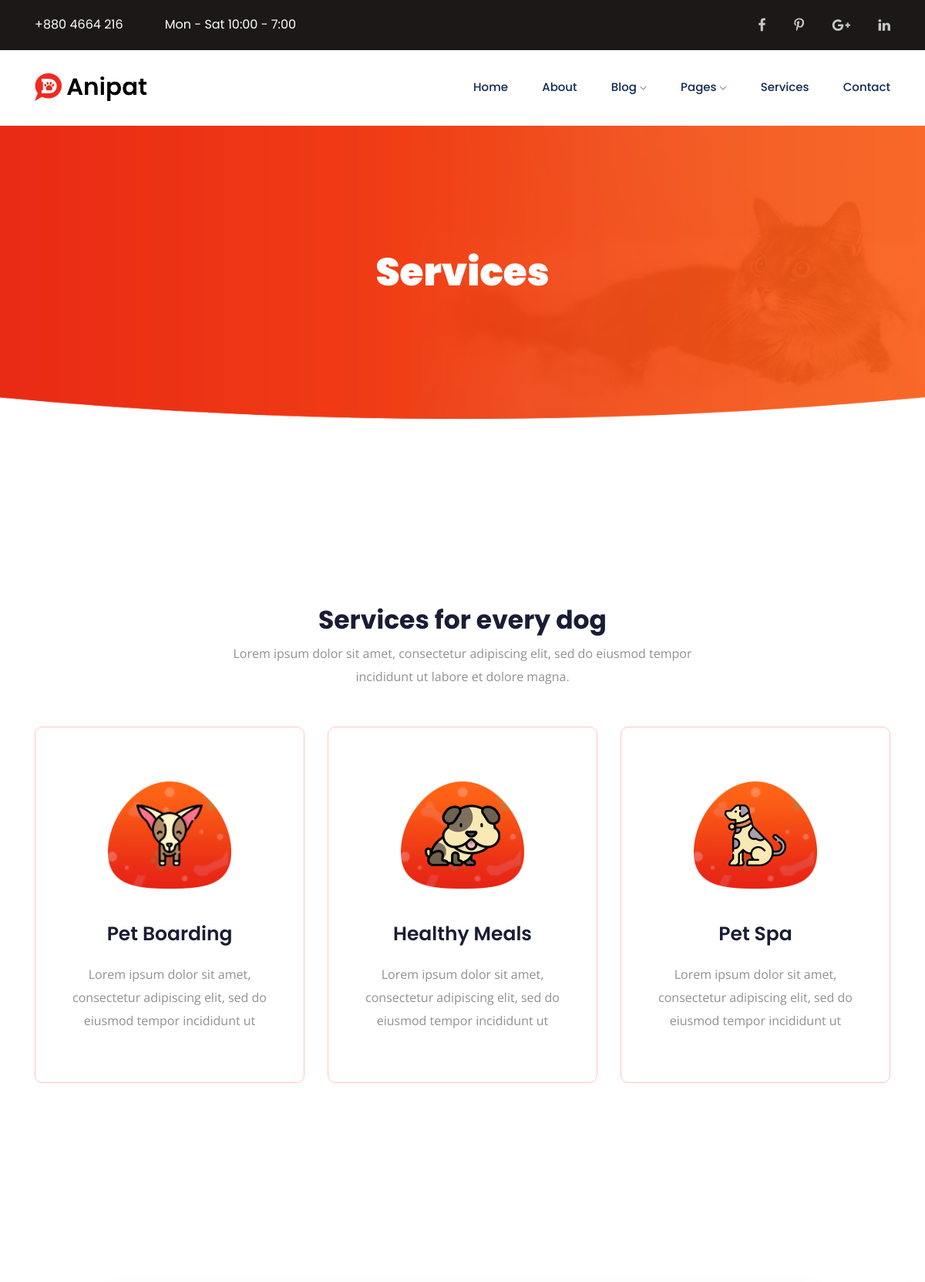
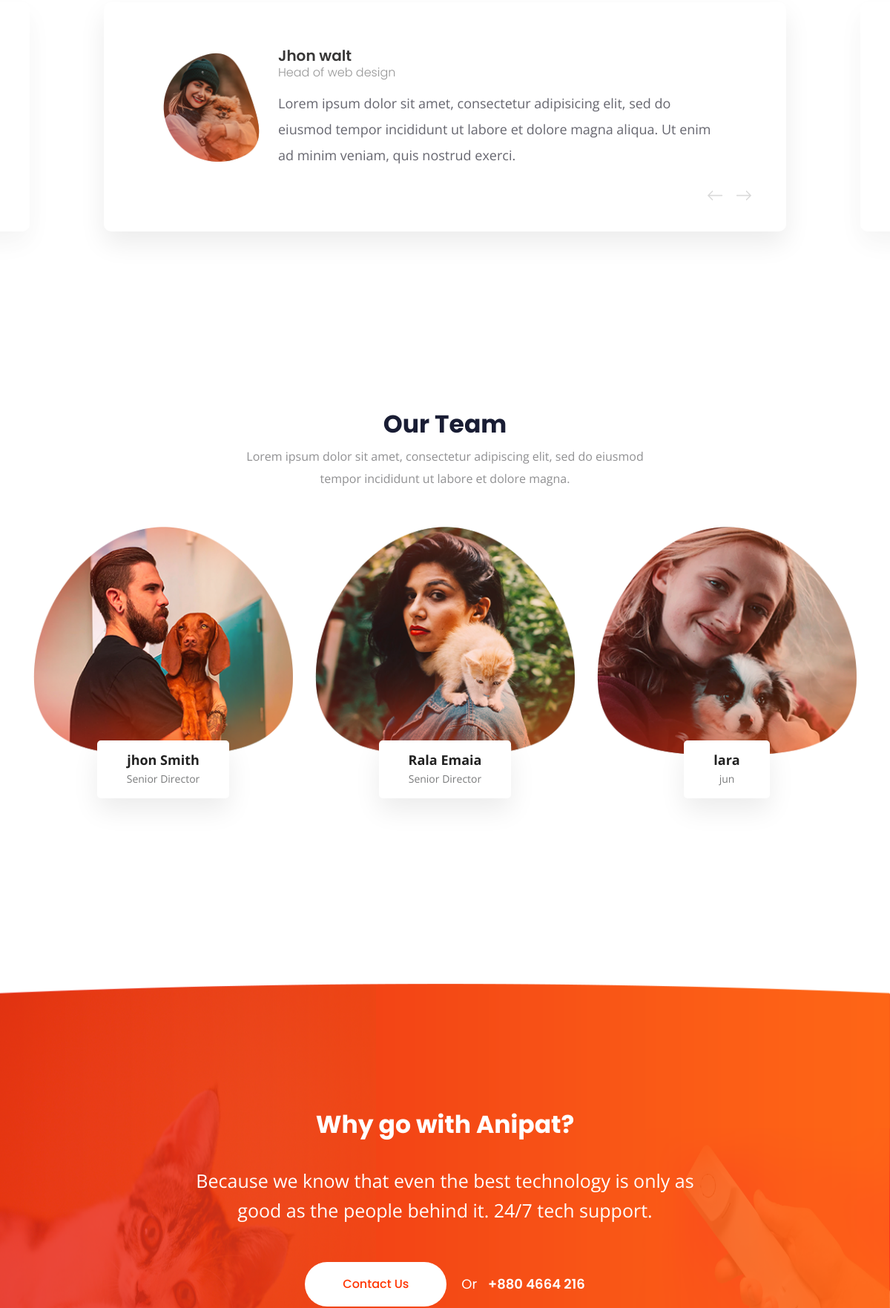
The app's page /service/ (upper part) with its own data (2 pictures, top to bottom).
### corm/models.py (models this page shows, shortened)
class Product(models.Model):
    name = models.CharField(
        max_length=32,
        verbose_name='услуга',
        null=False
    )
    descr = models.CharField(
        max_length=256,
        verbose_name='описание',
        null=False,
    )
    category = models.ForeignKey(
        'Category',
        on_delete=models.CASCADE,
        verbose_name='категория'
    )
    image = models.ImageField(
        verbose_name='картинка'
    )
    class Meta:
        db_table = 'corm_products'
        verbose_name = 'product'
        verbose_name_plural = 'products'

class Comment(models.Model):
    name = models.CharField(
        max_length=16,
        verbose_name='имя'
    )
    permission = models.CharField(
        max_length=32,
        verbose_name='должность'
    )
    title = models.CharField(
        max_length=256,
        verbose_name='описание'
    )
    image = models.ImageField(
        upload_to='index/',
        verbose_name='картинка'
    )
    category = models.ForeignKey(
        'Category',
        on_delete=models.CASCADE,
        verbose_name='категория'
    )
    is_published = models.BooleanField(
        default=True,
        verbose_name='публикация'
    )

class Team(models.Model):
    name = models.CharField(
        max_length=32,
        verbose_name='имя'
    )
    title = models.CharField(
        max_length=16,
        verbose_name='должность'
    )
    is_published = models.BooleanField(
        default=True,
        verbose_name='публикация'
    )
    image = models.ImageField(
        upload_to='index/',
        verbose_name='картинка',
    )
    about_image = models.ImageField(
        upload_to='about/',
        verbose_name='картинка-номер',
        null=True,
        blank=True
    )
    category = models.ForeignKey(
        'Category',
        on_delete=models.CASCADE,
        verbose_name='категория'
    )
    class Meta:
        db_table = 'corm_team'
        verbose_name = 'команда'
        verbose_name_plural = 'команда'

### corm/views.py (the view, shortened to what this page needs)
# urls.py: path('service/', ServiceTemplateView.as_view(), name='services'),
class ServiceTemplateView(BaseMixin, TemplateView):
    template_name = 'main/service.html'
    def get_context_data(self, **kwargs):
        context = super(ServiceTemplateView, self).get_context_data()
        context['teams'] = Team.objects.all()
        context['com'] = Comment.objects.all()
        context['product'] = Product.objects.all()
        context.update(self.context)
        return context

### templates/main/service.html (shortened to what this page needs)
{% load static %}
<!doctype html>
<html class="no-js" lang="zxx">
<head>
    <link rel="stylesheet" href="{% static 'css/bootstrap.min.css' %}">
    <link rel="stylesheet" href="{% static 'css/owl.carousel.min.css' %}">
    <link rel="stylesheet" href="{% static 'css/magnific-popup.css' %}">
    <link rel="stylesheet" href="{% static 'css/font-awesome.min.css' %}">
    <link rel="stylesheet" href="{% static 'css/themify-icons.css' %}">
    <link rel="stylesheet" href="{% static 'css/nice-select.css' %}">
    <link rel="stylesheet" href="{% static 'css/flaticon.css' %}">
    <link rel="stylesheet" href="{% static 'css/gijgo.css' %}">
    <link rel="stylesheet" href="{% static 'css/animate.css' %}">
    <link rel="stylesheet" href="{% static 'css/slicknav.css' %}">
    <link rel="stylesheet" href="{% static 'css/style.css' %}">
</head>
<body>
    <header>
        <div class="header-area ">
            <div class="header-top_area">
                <div class="container">
                    <div class="row">
                        <div class="col-lg-6 col-md-8">
                            <div class="short_contact_list">
                                <ul>
                                    <li><a href="#">+880 4664 216</a></li>
                                    <li><a href="#">Mon - Sat 10:00 - 7:00</a></li>
                                </ul>
                            </div>
                        </div>
                        <div class="col-lg-6 col-md-4 ">
                            <div class="social_media_links">
                                <a href="{{ facebook }}">
                                    <i class="fa fa-facebook"></i>
                                </a>
                                <a href="{{ fontawesome }}">
                                    <i class="fa fa-pinterest-p"></i>
                                </a>
                                <a href="{{ google }}">
                                    <i class="fa fa-google-plus"></i>
                                </a>
                                <a href="{{ linkedin }}">
                                    <i class="fa fa-linkedin"></i>
                                </a>
                            </div>
                        </div>
                    </div>
                </div>
            </div>
            <div id="sticky-header" class="main-header-area">
                <div class="container">
                    <div class="row align-items-center">
                        <div class="col-xl-3 col-lg-3">
                            <div class="logo">
                                <a href="{% url 'index' %}">
                                    <img src="{% static 'img/logo.png' %}" alt="">
                                </a>
                            </div>
                        </div>
                        <div class="col-xl-9 col-lg-9">
                            <div class="main-menu  d-none d-lg-block">
                                <nav>
                                    <ul id="navigation">
                                        <li><a  href="{% url 'index' %}">home</a></li>
                                        <li><a href="{% url 'about' %}">about</a></li>
                                        <li><a href="{% url 'blog' %}">blog <i class="ti-angle-down"></i></a>
                                        </li>
                                        <li><a href="{% url 'elements' %}">pages <i class="ti-angle-down"></i></a>
                                        </li>
                                        <li><a href="{% url 'services' %}">services</a></li>
                                        <li><a href="{% url 'contact' %}">Contact</a></li>
                                    </ul>
                                </nav>
                            </div>
                        </div>
                        <div class="col-12">
                        </div>
                    </div>
                </div>
            </div>
        </div>
    </header>
    <div class="bradcam_area breadcam_bg">
        <div class="container">
            <div class="row">
                <div class="col-lg-12">
                    <div class="bradcam_text text-center">
                        <h3>Services</h3>
                    </div>
                </div>
            </div>
        </div>
    </div>
    <div class="service_area">
        <div class="container">
            <div class="row justify-content-center ">
                <div class="col-lg-7 col-md-10">
                    <div class="section_title text-center mb-95">
                        <h3>Services for every dog</h3>
                        <p>Lorem ipsum dolor sit amet, consectetur adipiscing elit, sed do eiusmod tempor incididunt ut labore et dolore magna.</p>
                    </div>
                </div>
            </div>
            <div class="row justify-content-center">
                {% for prod in product %}
                <div class="col-lg-4 col-md-6">
                    <div class="single_service">
                         <div class="service_thumb service_icon_bg_1 d-flex align-items-center justify-content-center">
                             <div class="service_icon">
                                 <img src="{{ prod.image.url }}" alt="">
                             </div>
                         </div>
                         <div class="service_content text-center">
                            <h3>{{ prod.name }}</h3>
                            <p>{{ prod.descr }}</p>
                         </div>
                    </div>
                </div>
                {% endfor %}
            </div>
        </div>
    </div>
    <div class="testmonial_area">
        <div class="container">
            <div class="row justify-content-center">
                <div class="col-lg-10">
                    <div class="textmonial_active owl-carousel">
                        {% for comment in com %}
                        <div class="testmonial_wrap">
                            <div class="single_testmonial d-flex align-items-center">
                                <div class="test_thumb">
                                    <img src="{{ comment.image.url }}" alt="">
                                </div>
                                <div class="test_content">
                                    <h4>{{ comment.name }}</h4>
                                    <span>{{ comment.permission }}</span>
                                    <p>{{ comment.title }}</p>
                                </div>
                            </div>
                        </div>
                        {% endfor %}
                    </div>
                </div>
            </div>
        </div>
    </div>
    <div class="team_area">
        <div class="container">
            <div class="row justify-content-center ">
                <div class="col-lg-6 col-md-10">
                    <div class="section_title text-center mb-95">
                        <h3>Our Team</h3>
                        <p>Lorem ipsum dolor sit amet, consectetur adipiscing elit, sed do eiusmod tempor incididunt ut labore et dolore magna.</p>
                    </div>
                </div>
            </div>
            <div class="row justify-content-center">
                {% for near in teams %}
                <div class="col-lg-4 col-md-6">
                    <div class="single_team">
                        <div class="thumb">
                            <img src="{{ near.image.url }}" alt="">
                        </div>
                        <div class="member_name text-center">
                            <div class="mamber_inner">
                                <h4>{{ near.name }}</h4>
                                <p>{{ near.title }}</p>
                            </div>
                        </div>
                    </div>
                </div>
                {% endfor %}
            </div>
        </div>
    </div>
    <div class="contact_anipat anipat_bg_1">
        <div class="container">
            <div class="row justify-content-center">
                <div class="col-lg-8">
                    <div class="contact_text text-center">
                        <div class="section_title text-center">
                            <h3>Why go with Anipat?</h3>
                            <p>Because we know that even the best technology is only as good as the people behind it. 24/7 tech support.</p>
                        </div>
                        <div class="contact_btn d-flex align-items-center justify-content-center">
                            <a href="{% url 'contact' %}" class="boxed-btn4">Contact Us</a>
                            <p>Or  <a href="#"> +880 4664 216</a></p>
                        </div>
                    </div>
                </div>
            </div>
        </div>
    </div>
</body>
</html>

### records on screen
Product: image (picture), name "Pet Boarding", descr "Lorem ipsum dolor sit amet, consectetur adipiscing elit, sed do eiusmod tempor incididunt ut"
Product: image (picture), name "Healthy Meals", descr "Lorem ipsum dolor sit amet, consectetur adipiscing elit, sed do eiusmod tempor incididunt ut"
Product: image (picture), name "Pet Spa", descr "Lorem ipsum dolor sit amet, consectetur adipiscing elit, sed do eiusmod tempor incididunt ut"
Comment: image (picture), name "Jhon walt", permission "Head of web design", title "Lorem ipsum dolor sit amet, consectetur adipisicing elit, sed do eiusmod tempor incididunt ut labore et dolore magna aliqua. Ut enim ad minim veniam, quis nostrud exerci."
Team: image (picture), name "jhon Smith", title "Senior Director"
Team: image (picture), name "Rala Emaia", title "Senior Director"
Team: image (picture), name "lara", title "jun"
